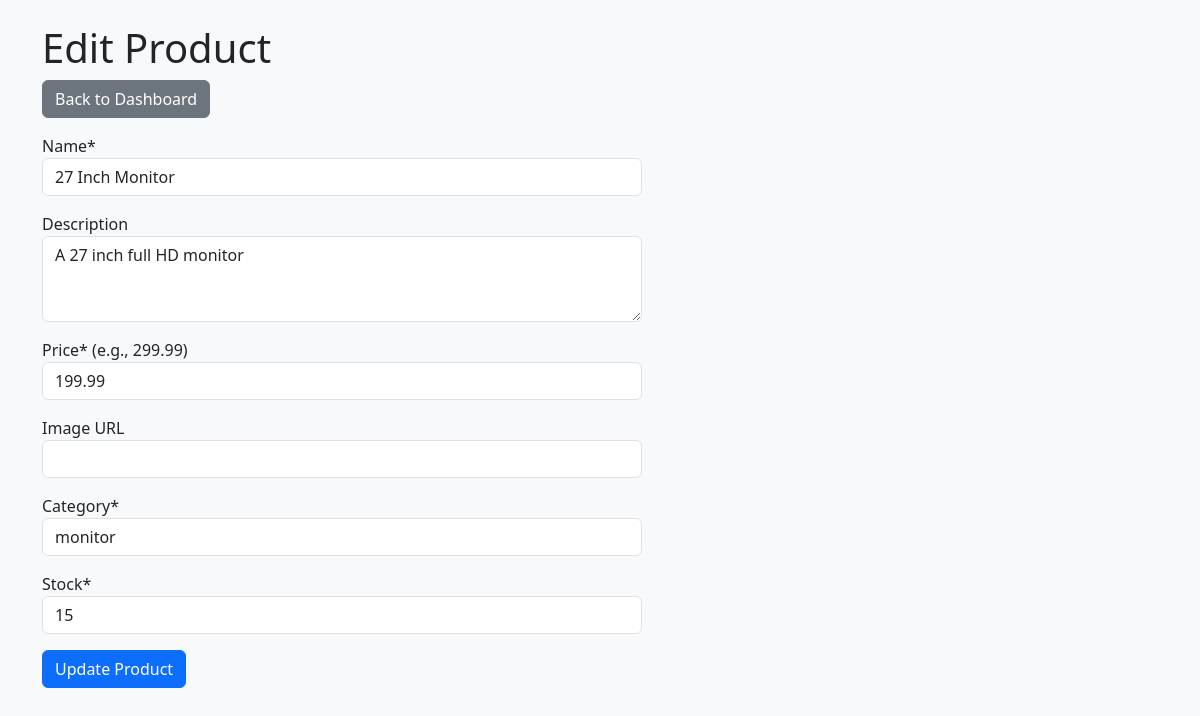
/admin/edit_product.php?id=5 (signed in), run on the app's committed database.
### tables this page shows
CREATE TABLE `products` (
  `id` int(11) NOT NULL,
  `name` varchar(255) NOT NULL,
  `description` text DEFAULT NULL,
  `price` decimal(10,2) NOT NULL DEFAULT 0.00,
  `image` varchar(255) NOT NULL,
  `image_url` varchar(255) DEFAULT NULL,
  `category` varchar(100) DEFAULT NULL,
  `stock` int(11) NOT NULL DEFAULT 0
);

### admin/edit_product.php (the view, shortened to what this page needs)
<?php
require 'includes/db.php';
$product_id = (int)$_GET['id'];
$stmt = $pdo->prepare("SELECT * FROM products WHERE id = ?");
$stmt->execute([$product_id]);
$product = $stmt->fetch();
?>
<!DOCTYPE html>
<html>
<head>
    <link href="../css/style.css" rel="stylesheet">
</head>
<body class="bg-light">
<div class="container py-4">
    <h1>Edit Product</h1>
    <a href="dashboard.php" class="btn btn-secondary mb-3">Back to Dashboard</a>
    <form method="POST" style="max-width:600px;">
        <div class="mb-3">
            <label>Name*</label>
            <input type="text" name="name" required class="form-control" value="<?= htmlspecialchars($product['name']) ?>">
        </div>
        <div class="mb-3">
            <label>Description</label>
            <textarea name="description" class="form-control" rows="3"><?= htmlspecialchars($product['description']) ?></textarea>
        </div>
        <div class="mb-3">
            <label>Price* (e.g., 299.99)</label>
            <input type="number" name="price" step="0.01" min="0" required class="form-control" value="<?= $product['price'] ?>">
        </div>
        <div class="mb-3">
            <label>Image URL</label>
            <input type="text" name="image_url" class="form-control" value="<?= htmlspecialchars($product['image_url']) ?>">
        </div>
        <div class="mb-3">
            <label>Category*</label>
            <input type="text" name="category" required class="form-control" value="<?= htmlspecialchars($product['category']) ?>">
        </div>
        <div class="mb-3">
            <label>Stock*</label>
            <input type="number" name="stock" min="0" required class="form-control" value="<?= $product['stock'] ?>">
        </div>
        <button type="submit" class="btn btn-primary">Update Product</button>
    </form>
</div>
</body>
</html>

### data on the page
products: name "27 Inch Monitor", description "A 27 inch full HD monitor", price "199.99", category "monitor", stock "15"
